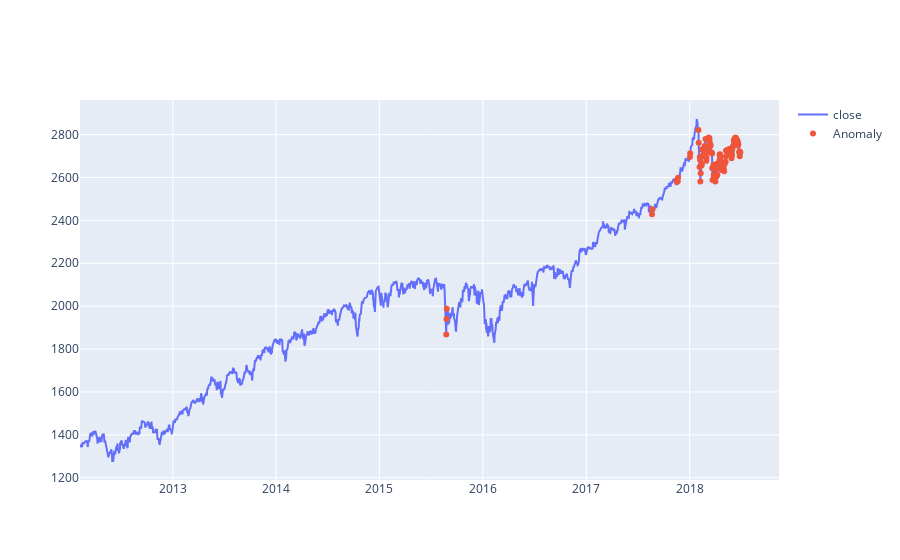

Notebook source saved alongside this figure:
### Code cell
fig = go.Figure()
fig.add_trace(go.Scatter(x=test[time_steps:].date, y=scaler.inverse_transform(test[time_steps:].close),
                    mode='lines',
                    name='close'))
fig.add_trace(go.Scatter(x=anomalies.date, y=scaler.inverse_transform(anomalies.close),
                    mode='markers',
                    name='Anomaly'))
fig.update_layout(showlegend=True)
fig.show()
